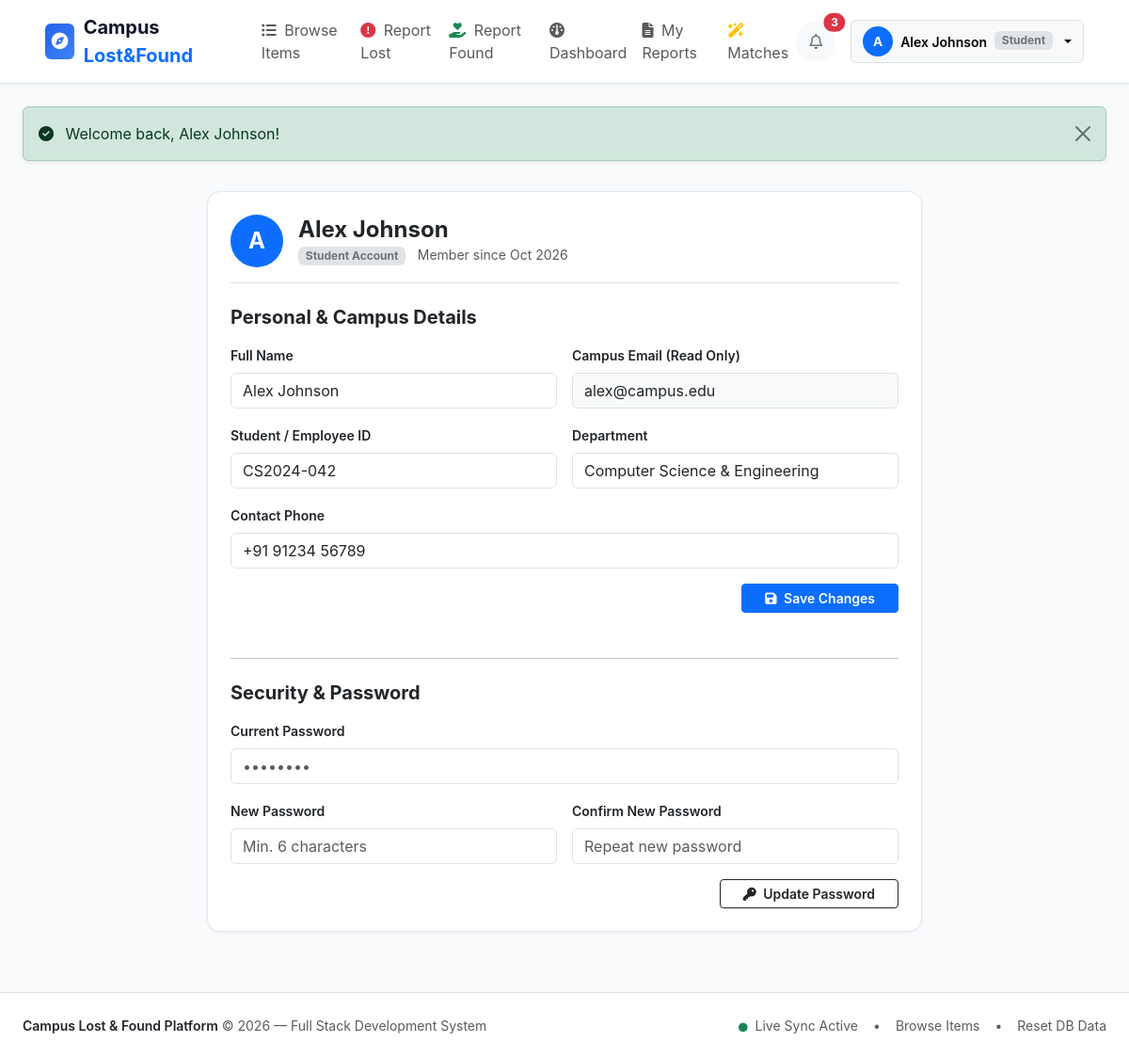
/student/profile.php (signed in), run on the app's committed database.
### tables this page shows
CREATE TABLE `users` (
  `id` int(11) NOT NULL AUTO_INCREMENT,
  `name` varchar(100) NOT NULL,
  `email` varchar(150) NOT NULL,
  `password` varchar(255) NOT NULL,
  `role` enum('student','admin') DEFAULT 'student',
  `student_id` varchar(50) DEFAULT NULL,
  `department` varchar(100) DEFAULT NULL,
  `phone` varchar(30) DEFAULT NULL,
  `avatar` varchar(255) DEFAULT NULL,
  `created_at` timestamp NOT NULL DEFAULT current_timestamp(),
  PRIMARY KEY (`id`),
  UNIQUE KEY `email` (`email`)
);

### config/session.php (called while the page is built, shortened)
<?php
function is_logged_in() {
    return isset($_SESSION['user_id']) && !empty($_SESSION['user_id']);
}
function get_logged_user() {
    return [
        'id'         => $_SESSION['user_id'],
        'name'       => $_SESSION['user_name'] ?? 'User',
        'email'      => $_SESSION['user_email'] ?? '',
        'role'       => $_SESSION['user_role'] ?? 'student',
        'student_id' => $_SESSION['student_id'] ?? '',
        'department' => $_SESSION['department'] ?? '',
        'phone'      => $_SESSION['user_phone'] ?? '',
    ];
}
function get_base_url() {
    $appUrl = getenv('APP_URL') ?: ($_ENV['APP_URL'] ?? '');
    $scriptName = str_replace('\\', '/', $_SERVER['SCRIPT_NAME'] ?? '');
    $knownSubdirs = ['/admin', '/student', '/api', '/auth', '/includes', '/config'];
    $dir = dirname($scriptName);
    foreach ($knownSubdirs as $sub) {
        if (substr($dir, -strlen($sub)) === $sub) {
            $dir = substr($dir, 0, -strlen($sub));
            break;
        }
    }
    $dir = str_replace('\\', '/', $dir);
    if ($dir === '/' || $dir === '.' || empty($dir)) {
        return '';
    }
    return rtrim($dir, '/');
}

### student/profile.php (the view, shortened to what this page needs)
<?php
require_once __DIR__ . '/../config/helpers.php';
$userId = $_SESSION['user_id'];
$stmt = $pdo->prepare("SELECT * FROM users WHERE id = ?");
$stmt->execute([$userId]);
$user = $stmt->fetch(PDO::FETCH_ASSOC);
require_once __DIR__ . '/../includes/header.php';
?>
<div class="row justify-content-center py-3">
    <div class="col-lg-8">
        <div class="card card-custom p-4 mb-4">
            <div class="d-flex align-items-center gap-3 border-bottom pb-3 mb-4">
                <div class="rounded-circle bg-primary text-white d-flex align-items-center justify-content-center" style="width: 56px; height: 56px; font-size: 1.5rem; font-weight: bold;">
                    <?= strtoupper(substr($user['name'], 0, 1)) ?>
                </div>
                <div>
                    <h4 class="fw-bold mb-0 text-dark"><?= e($user['name']) ?></h4>
                    <span class="badge bg-secondary-subtle text-secondary"><?= ucfirst(e($user['role'])) ?> Account</span>
                    <span class="text-muted small ms-2">Member since <?= date('M Y', strtotime($user['created_at'])) ?></span>
                </div>
            </div>
            <form method="POST" action="profile.php" class="mb-4" data-loading-indicator>
                <h5 class="fw-bold text-dark mb-3">Personal &amp; Campus Details</h5>
                <div class="row g-3">
                    <div class="col-md-6">
                        <label class="form-label small fw-semibold">Full Name</label>
                        <input type="text" name="name" class="form-control" value="<?= e($user['name']) ?>" required>
                    </div>
                    <div class="col-md-6">
                        <label class="form-label small fw-semibold">Campus Email (Read Only)</label>
                        <input type="email" class="form-control bg-light" value="<?= e($user['email']) ?>" readonly>
                    </div>
                    <div class="col-md-6">
                        <label class="form-label small fw-semibold">Student / Employee ID</label>
                        <input type="text" name="student_id" class="form-control" value="<?= e($user['student_id'] ?? '') ?>" placeholder="e.g. CS2024-042">
                    </div>
                    <div class="col-md-6">
                        <label class="form-label small fw-semibold">Department</label>
                        <input type="text" name="department" class="form-control" value="<?= e($user['department'] ?? '') ?>" placeholder="e.g. Computer Science & Engineering">
                    </div>
                    <div class="col-md-12">
                        <label class="form-label small fw-semibold">Contact Phone</label>
                        <input type="text" name="phone" class="form-control" value="<?= e($user['phone'] ?? '') ?>" placeholder="+91 98765 43210">
                    </div>
                    <div class="col-12 text-end">
                        <button type="submit" class="btn btn-primary btn-sm px-4 fw-semibold">
                            <i class="fa-solid fa-floppy-disk me-1"></i> Save Changes
                        </button>
                    </div>
                </div>
            </form>
            <hr class="my-4">
            <form method="POST" action="profile.php" data-loading-indicator>
                <h5 class="fw-bold text-dark mb-3">Security &amp; Password</h5>
                <div class="row g-3">
                    <div class="col-md-12">
                        <label class="form-label small fw-semibold">Current Password</label>
                        <input type="password" name="current_password" class="form-control" placeholder="••••••••" required>
                    </div>
                    <div class="col-md-6">
                        <label class="form-label small fw-semibold">New Password</label>
                        <input type="password" name="new_password" class="form-control" placeholder="Min. 6 characters" required>
                    </div>
                    <div class="col-md-6">
                        <label class="form-label small fw-semibold">Confirm New Password</label>
                        <input type="password" name="confirm_password" class="form-control" placeholder="Repeat new password" required>
                    </div>
                    <div class="col-12 text-end">
                        <button type="submit" class="btn btn-outline-dark btn-sm px-4 fw-semibold">
                            <i class="fa-solid fa-key me-1"></i> Update Password
                        </button>
                    </div>
                </div>
            </form>
        </div>
    </div>
</div>
<?php require_once __DIR__ . '/../includes/footer.php'; ?>

### includes/header.php (shortened to what this page needs)
<?php
require_once __DIR__ . '/../config/session.php';
require_once __DIR__ . '/../config/helpers.php';
require_once __DIR__ . '/../config/db.php';
$baseUrl = get_base_url();
$currentUser = get_logged_user();
$unreadNotifCount = 0;
if ($currentUser) {
    try {
        $stmt = $pdo->prepare("SELECT COUNT(*) FROM notifications WHERE user_id = ? AND is_read = 0");
        $stmt->execute([$currentUser['id']]);
        $unreadNotifCount = (int)$stmt->fetchColumn();
    } catch (Exception $e) {
        error_log("Header notif error: " . $e->getMessage());
    }
}
?>
<!DOCTYPE html>
<html lang="en">
<head>
    <link rel="stylesheet" href="https://cdn.jsdelivr.net/npm/bootstrap@5.3.3/dist/css/bootstrap.min.css">
    <link rel="stylesheet" href="https://cdnjs.cloudflare.com/ajax/libs/font-awesome/6.5.1/css/all.min.css">
    <link rel="stylesheet" href="<?= $baseUrl ?>/assets/css/style.css">
</head>
<body>
<nav class="navbar navbar-expand-lg navbar-custom sticky-top">
    <div class="container-fluid px-lg-4">
        <a class="brand-logo" href="<?= $baseUrl ?>/index.php">
            <div class="brand-icon">
                <i class="fa-solid fa-compass"></i>
            </div>
            <span>Campus <span class="text-primary">Lost&Found</span></span>
        </a>
        <div class="collapse navbar-collapse" id="mainNavbar">
            <ul class="navbar-nav me-auto mb-2 mb-lg-0 ms-lg-3">
                <li class="nav-item">
                    <a class="nav-link <?= basename($_SERVER['PHP_SELF']) == 'index.php' ? 'active fw-bold text-primary' : '' ?>" href="<?= $baseUrl ?>/index.php">
                        <i class="fa-solid fa-list-ul me-1"></i> Browse Items
                    </a>
                </li>
                <li class="nav-item">
                    <a class="nav-link" href="<?= $baseUrl ?>/student/report_item.php?type=lost">
                        <i class="fa-solid fa-circle-exclamation text-danger me-1"></i> Report Lost
                    </a>
                </li>
                <li class="nav-item">
                    <a class="nav-link" href="<?= $baseUrl ?>/student/report_item.php?type=found">
                        <i class="fa-solid fa-hand-holding-heart text-success me-1"></i> Report Found
                    </a>
                </li>
                <?php if ($currentUser && $currentUser['role'] === 'student'): ?>
                    <li class="nav-item">
                        <a class="nav-link <?= strpos($_SERVER['SCRIPT_NAME'], '/student/dashboard.php') !== false ? 'active fw-bold text-primary' : '' ?>" href="<?= $baseUrl ?>/student/dashboard.php">
                            <i class="fa-solid fa-gauge me-1"></i> Dashboard
                        </a>
                    </li>
                    <li class="nav-item">
                        <a class="nav-link <?= strpos($_SERVER['SCRIPT_NAME'], '/student/my_reports.php') !== false ? 'active fw-bold text-primary' : '' ?>" href="<?= $baseUrl ?>/student/my_reports.php">
                            <i class="fa-solid fa-file-lines me-1"></i> My Reports
                        </a>
                    </li>
                    <li class="nav-item">
                        <a class="nav-link <?= strpos($_SERVER['SCRIPT_NAME'], '/student/matches.php') !== false ? 'active fw-bold text-primary' : '' ?>" href="<?= $baseUrl ?>/student/matches.php">
                            <i class="fa-solid fa-wand-magic-sparkles text-warning me-1"></i> Matches
                        </a>
                    </li>
                <?php endif; ?>
            </ul>
            <div class="d-flex align-items-center gap-3">
                <?php if ($currentUser): ?>
                    <div class="dropdown" id="notificationDropdownContainer">
                        <button class="btn btn-light position-relative rounded-circle p-2" type="button" id="notifDropdownButton" data-bs-toggle="dropdown" aria-expanded="false" style="width: 42px; height: 42px;">
                            <i class="fa-regular fa-bell text-secondary"></i>
                            <span id="notif-badge" class="position-absolute top-0 start-100 translate-middle badge rounded-pill bg-danger <?= $unreadNotifCount == 0 ? 'd-none' : '' ?>">
                                <?= $unreadNotifCount ?>
                            </span>
                        </button>
                    </div>
                    <div class="dropdown">
                        <button class="btn btn-light dropdown-toggle d-flex align-items-center gap-2 border" type="button" data-bs-toggle="dropdown" aria-expanded="false">
                            <div class="rounded-circle bg-primary text-white d-flex align-items-center justify-content-center" style="width: 32px; height: 32px; font-weight: bold; font-size: 0.85rem;">
                                <?= strtoupper(substr($currentUser['name'], 0, 1)) ?>
                            </div>
                            <span class="d-none d-md-inline small fw-semibold"><?= e($currentUser['name']) ?></span>
                            <span class="badge bg-secondary-subtle text-secondary small"><?= ucfirst(e($currentUser['role'])) ?></span>
                        </button>
                    </div>
                <?php else: ?>
                    <a href="<?= $baseUrl ?>/auth/login.php" class="btn btn-outline-primary btn-sm px-3 fw-semibold">Log In</a>
                    <a href="<?= $baseUrl ?>/auth/register.php" class="btn btn-primary btn-sm px-3 fw-semibold">Register</a>
                <?php endif; ?>
            </div>
        </div>
    </div>
</nav>
<main class="container-fluid px-lg-4 py-4">

### assets/css/style.css (style rules this page uses)
:root { --primary: #2563eb; --primary-hover: #1d4ed8; --primary-soft: #eff6ff; --success: #10b981; --success-soft: #ecfdf5; --warning: #f59e0b; --warning-soft: #fffbeb; --danger: #ef4444; --danger-soft: #fef2f2; --lost-color: #e11d48; --lost-bg: #fff1f2; --found-color: #0d9488; --found-bg: #f0fdfa; --text-main: #1e293b; --text-muted: #64748b; --border-color: #e2e8f0; --card-bg: #ffffff; --body-bg: #f8fafc; --radius-sm: 6px; --radius-md: 10px; --radius-lg: 14px; --shadow-sm: 0 1px 3px rgba(0, 0, 0, 0.05); --shadow-md: 0 4px 12px rgba(0, 0, 0, 0.06); --shadow-lg: 0 10px 25px rgba(0, 0, 0, 0.08); }
body { font-family: -apple-system, BlinkMacSystemFont, "Segoe UI", Roboto, "Helvetica Neue", Arial, sans-serif; color: var(--text-main); background-color: var(--body-bg); min-height: 100vh; display: flex; flex-direction: column; }
main { flex: 1 0 auto; }
.navbar-custom { background: #ffffff; border-bottom: 1px solid var(--border-color); box-shadow: var(--shadow-sm); padding: 0.75rem 1.5rem; }
.brand-logo { display: flex; align-items: center; gap: 0.6rem; font-weight: 700; font-size: 1.25rem; color: #0f172a; text-decoration: none; }
.brand-icon { width: 38px; height: 38px; background: linear-gradient(135deg, #2563eb, #3b82f6); color: #fff; border-radius: var(--radius-sm); display: flex; align-items: center; justify-content: center; font-size: 1.1rem; }
.card-custom { background: var(--card-bg); border: 1px solid var(--border-color); border-radius: var(--radius-lg); box-shadow: var(--shadow-sm); transition: transform 0.2s ease, box-shadow 0.2s ease; }

### data on the page
users: name "A", name "Alex Johnson", role "Student", created_at "Oct 2026", email "alex@campus.edu", student_id "CS2024-042", department "Computer Science & Engineering", phone "+91 91234 56789"

### other printed values
$unreadNotifCount "3"
$msg['message'] "Welcome back, Alex Johnson!"
